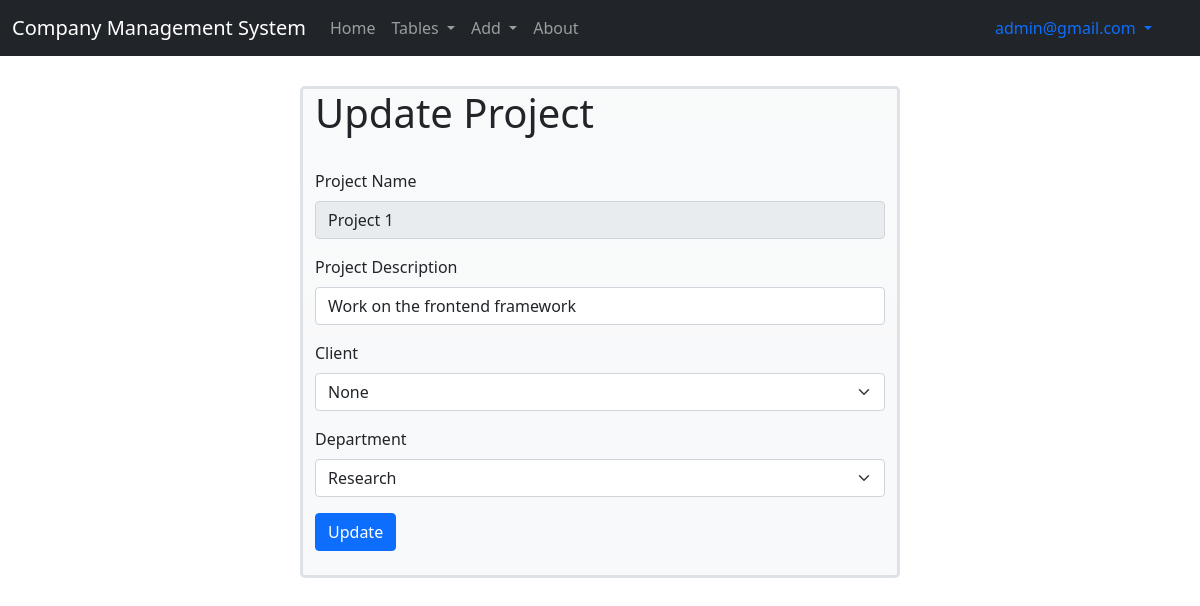
The app's page /project/2/update (signed in) with its own data.
### application/models.py (models this page shows)
class User(db.Model, UserMixin):
    __tablename__ = 'user'
    id = db.Column(db.Integer, primary_key = True, autoincrement = True)
    username = db.Column(db.String, nullable = False)
    email = db.Column(db.String, unique = True, nullable = False)
    password = db.Column(db.String, nullable = False)
    active = db.Column(db.Boolean)
    roles = db.relationship('Role', secondary = 'roles_users')
    employee = db.relationship('Employee', backref = db.backref('user', uselist = False), primaryjoin = "User.id == Employee.user_id", uselist = False, cascade = "all, delete")

class Project(db.Model):
    __tablename__ = 'project'
    proj_id = db.Column(db.Integer, primary_key = True, autoincrement = True)
    proj_name = db.Column(db.String, nullable = False, unique = True)
    proj_descr = db.Column(db.String)
    clt_id = db.Column(db.Integer, db.ForeignKey("client.clt_id"))
    dept_id = db.Column(db.Integer, db.ForeignKey("department.dept_id"))
    clt = db.relationship('Client', backref = db.backref('proj', uselist = False), foreign_keys = [clt_id], uselist = False)

### application/controllers.py (the view, shortened to what this page needs)
@app.route("/project/<int:proj_id>/update", methods = ["GET", "POST"])
@roles_required('admin')
def update_project(proj_id):
    proj = Project.query.filter(Project.proj_id == proj_id).one()
    form = UpdateProjectForm(obj=proj)
    form.clt_id.choices = client_list()
    form.dept_id.choices = department_list()
    if request.method == "GET":
        return render_template("update_project.html", form = form, proj_id = proj_id)

### application/forms.py
class UpdateProjectForm(FlaskForm):
    proj_name = StringField('Project Name', validators=[DataRequired()])
    proj_descr = StringField('Project Description')
    clt_id = SelectField('Client', choices=[])
    dept_id = SelectField('Department', choices=[])

### application/controllers.py (called while the page is built)
def department_list():
    depts = [(dept.dept_id,dept.dept_name) for dept in db.session.query(Department).all()]
    depts = [(None,'None')] + depts
    return depts

def client_list():
    clts = [(clt.clt_id,clt.clt_name) for clt in db.session.query(Client).all()]
    clts = [(None,'None')] + clts
    return clts

### templates/update_project.html (shortened to what this page needs)
{% extends "base.html" %} {% block title %}Update Project{% endblock %} {% block
body_content %}
<div
  class="container w-50 bg-light bg-gradient border border-3 rounded-3"
  style="margin-top: 30px"
>
  <h1>Update Project</h1>
  <br />
  <form
    action="/project/{{ proj_id }}/update"
    method="post"
    name="update_project_form"
  >
    <div class="mb-3">
      {{ form.proj_name.label(class="form-label") }}
      <div class="">
        {{ form.proj_name(class="form-control",disabled = True) }}
      </div>
    </div>
    <div class="mb-3">
      {{ form.proj_descr.label(class="form-label") }}
      <div class="">{{ form.proj_descr(class="form-control") }}</div>
    </div>
    <div class="mb-3">
      {{ form.clt_id.label(class="form-label") }}
      <div class="">{{ form.clt_id(class="form-select") }}</div>
    </div>
    <div class="mb-3">
      {{ form.dept_id.label(class="form-label") }}
      <div class="">{{ form.dept_id(class="form-select") }}</div>
    </div>
    <div>
      <input
        class="btn btn-primary"
        id="submit"
        name="submit"
        type="submit"
        value="Update"
      />
    </div>
  </form>
  <br />
</div>
{% endblock %}

### templates/base.html (shortened to what this page needs)
<!DOCTYPE html>
<html lang="en">
  <head>
    <link
      href="https://cdn.jsdelivr.net/npm/bootstrap@5.1.3/dist/css/bootstrap.min.css"
      rel="stylesheet"
    />
  </head>
  <body>
    <nav class="navbar navbar-expand-lg navbar-dark bg-dark">
      <div class="container-fluid">
        <a class="navbar-brand" href="#">Company Management System</a>
        <div class="collapse navbar-collapse" id="navbarText">
          <ul class="navbar-nav me-auto mb-2 mb-lg-0">
            <li class="nav-item">
              <a class="nav-link" id="home" aria-current="page" href="/home"
                >Home</a
              >
            </li>
            {% if current_user.is_authenticated %}
            <li class="nav-item dropdown">
              <a
                class="nav-link dropdown-toggle"
                href="#"
                id="navbarDropdown"
                role="button"
                data-bs-toggle="dropdown"
                aria-expanded="false"
              >
                Tables
              </a>
            </li>
            <li class="nav-item dropdown">
              <a
                class="nav-link dropdown-toggle"
                href="#"
                id="navbarDropdown"
                role="button"
                data-bs-toggle="dropdown"
                aria-expanded="false"
              >
                Add
              </a>
            </li>
            <li class="nav-item">
              <a class="nav-link" id="about" href="/about">About</a>
            </li>
            {% endif %} {% block navbar_items %}{% endblock %}
          </ul>
          <div>
            <div class="nav-item dropdown" style="margin-right: 20px">
              <a
                class="nav-link dropdown-toggle"
                href="#"
                id="navbarDropdownMenuLink"
                role="button"
                data-bs-toggle="dropdown"
                aria-expanded="false"
              >
                {% if current_user.is_authenticated %} {{ current_user.email }}
                {% else %} Not logged in {% endif %}
              </a>
            </div>
          </div>
        </div>
      </div>
    </nav>
    {% block body_content %}{% endblock %}
  </body>
</html>

### records on screen
User: email "admin@gmail.com"
Project: proj_name "Project 1", proj_descr "Work on the frontend framework", clt_id "None", dept_id "Research"
